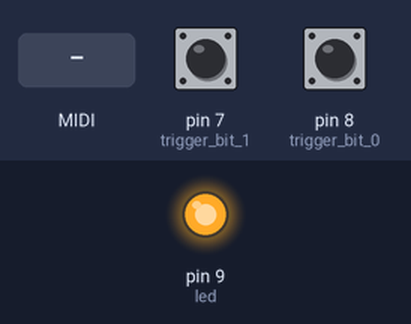
Bench run of a sketch on a simulated Arduino Uno, built with avr-gcc and run on an emulated ATmega328P. On the bench: output pins drawn as LEDs (lit = HIGH). The inputs (shaded band) are chosen by the test bench; at power-on: pin 7 (trigger_bit_1) HIGH, pin 8 (trigger_bit_0) HIGH. MIDI output is not drawn; pins used as bus, display or sensor lines are not drawn.

Above: at 1.2 s.
1.3 s: MIDI note 36 received
At 1.46 s:
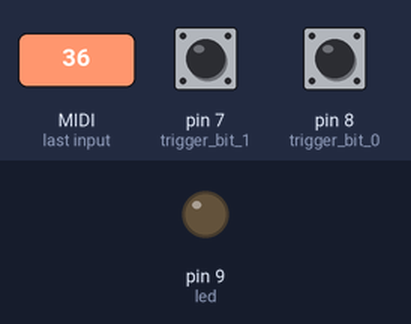
Timing chart, 0 to 4.3 s (numbered marks = the images above; inputs shaded):
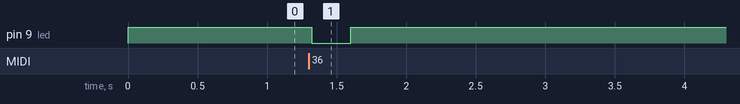

The sketch:

hachimaru-firmware-2-1.ino
```cpp
// (licence header left out)
// ################################################################################################

// BD-001 Hachimaru Firmware
// Version 2.1
// Written by: Zefan Sramek
// June, 2022

// ################################################################################################

// The production version of the firmware uses the MIDI Library Version 5.0
// https://github.com/FortySevenEffects/arduino_midi_library
#include <MIDI.h>

#define MODE_OMNI_ALL 0
#define MODE_OMNI_SINGLE 3
#define MODE_CHAN_ALL 1
#define MODE_CHAN_SINGLE 2

// This defines the MIDI note that will trigger the Hachimaru when in MODE_OMNI_SINGLE or MODE_CHAN_SINGLE:
#define DRUM_NOTE 36 // From the General MIDI Standard

// Pin Definitions
#define trigger 2 // This pin connects to the trigger input of the analog circuit through Q7.
#define led 9 // This corresponds to the power indicator LED on the front panel (D2).
#define trigger_bit_0 8 // The following pins all correspond to the DIP switch for controlling MIDI settings (SW2)
#define trigger_bit_1 7
#define midi_bit_0 6
#define midi_bit_1 5
#define midi_bit_2 4
#define midi_bit_3 3


// Function Definitions
void handle_note_on(byte inChannel, byte inNote, byte inVelocity);
void handle_note_off(byte inChannel, byte inNote, byte inVelocity);
void send_trigger();
void pin_setup();
void read_trigger_settings();
void read_midi_channel();

// State Variables
byte mode = 0;
byte midi_channel = 16;

// Create and bind the MIDI interface to the hardware serial port - Digital Pins 0 & 1
MIDI_CREATE_INSTANCE(HardwareSerial, Serial, EXT_MIDI);

void setup()
{
  // Initialize pins
  pin_setup();

  // Read initial MIDI settings
  read_trigger_settings();
  read_midi_channel();

  // Initialize MIDI
  EXT_MIDI.begin(MIDI_CHANNEL_OMNI);
  EXT_MIDI.turnThruOff();
  EXT_MIDI.setHandleNoteOn(handle_note_on);
  EXT_MIDI.setHandleNoteOff(handle_note_off);
}

void loop()
{
  // Handle the MIDI
  EXT_MIDI.read();

  // Handle the settings
  read_trigger_settings();
  read_midi_channel();
}

void handle_note_on(byte inChannel, byte inNote, byte inVelocity)
{
  if (mode == MODE_OMNI_ALL)
  {
    send_trigger();
    digitalWrite(led, LOW);
  }
  else if (mode == MODE_CHAN_ALL)
  {
    if (inChannel == midi_channel)
    {
      send_trigger();
      digitalWrite(led, LOW);
    }
  }
  else if (mode == MODE_CHAN_SINGLE)
  {
    if (inChannel == midi_channel && inNote == DRUM_NOTE)
    {
      send_trigger();
      digitalWrite(led, LOW);
    }
  }
  else if (mode == MODE_OMNI_SINGLE)
  {
    if (inNote == DRUM_NOTE)
    {
      send_trigger();
      digitalWrite(led, LOW);
    }
  }
}

void handle_note_off(byte inChannel, byte inNote, byte inVelocity)
{
  digitalWrite(led, HIGH);
}

void send_trigger()
{
  digitalWrite(trigger, HIGH);
  delay(20); // This sets the trigger pulse width.
  digitalWrite(trigger, LOW);
}

void pin_setup()
{
  pinMode(led, OUTPUT);
  digitalWrite(led, HIGH);

  pinMode(trigger_bit_0, INPUT_PULLUP);
  pinMode(trigger_bit_1, INPUT_PULLUP);
  pinMode(midi_bit_0, INPUT_PULLUP);
  pinMode(midi_bit_1, INPUT_PULLUP);
  pinMode(midi_bit_2, INPUT_PULLUP);
  pinMode(midi_bit_3, INPUT_PULLUP);

  pinMode(trigger, OUTPUT);
  digitalWrite(trigger, LOW);
}

void read_trigger_settings()
{
  byte bit_0 = 1 - digitalRead(trigger_bit_0);
  byte bit_1 = 1 - digitalRead(trigger_bit_1);
  mode = bit_0 | (bit_1 << 1);
}

void read_midi_channel()
{
  if (mode == MODE_CHAN_ALL || mode == MODE_CHAN_SINGLE)
  {
    // The inputs are using the internal pullup, so when the switch is on, we'll read 0. So we invert.
    byte bit_0 = 1 - digitalRead(midi_bit_0);
    byte bit_1 = 1 - digitalRead(midi_bit_1);
    byte bit_2 = 1 - digitalRead(midi_bit_2);
    byte bit_3 = 1 - digitalRead(midi_bit_3);
    midi_channel = (bit_0 | (bit_1 << 1) | (bit_2 << 2) | (bit_3 << 3)) + 1;
  }
}
```

Measured:
- after the input at 1.3 s, pin 9 (led): HIGH → LOW at once, → HIGH 0.28 s later
